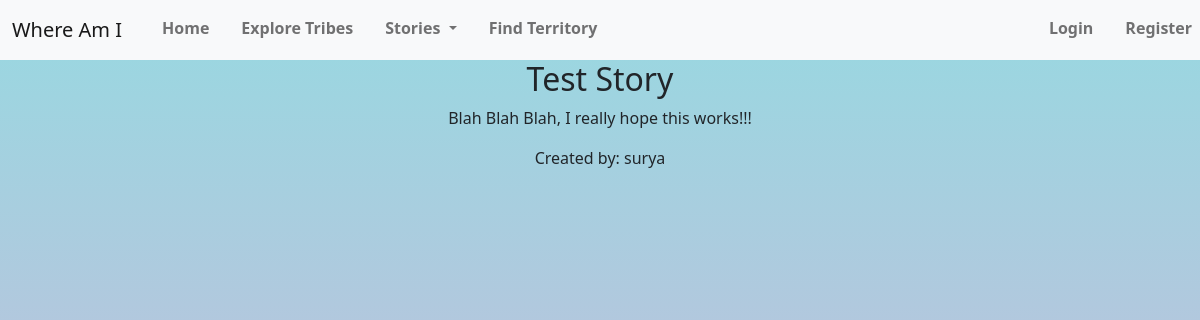
Page /view_stories/ on the earlier database version.
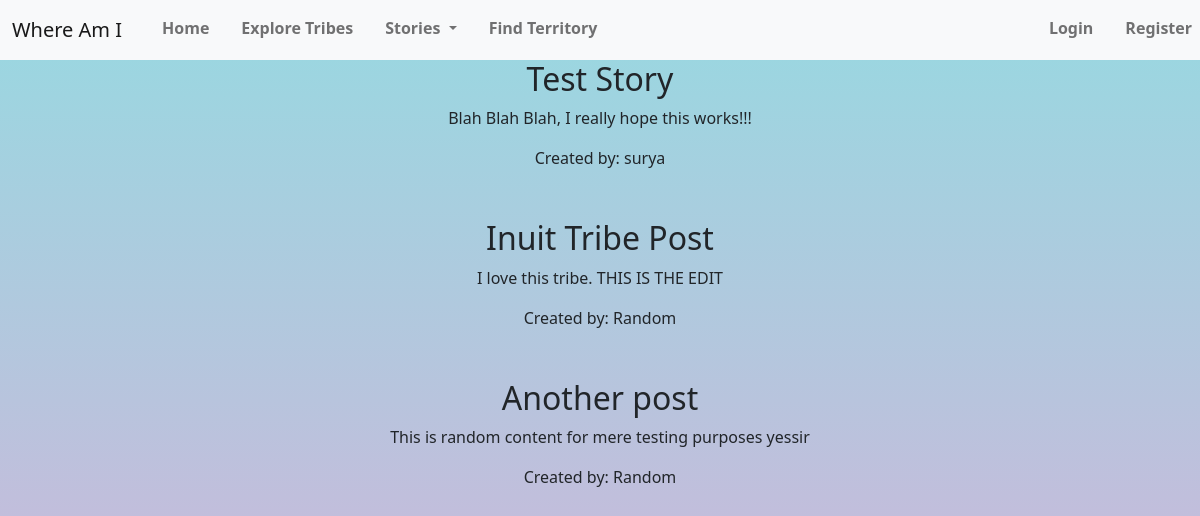
Same page on the later database version.
### app/models.py (models this page shows, shortened)
class Story(models.Model):
    user = models.ForeignKey(User, on_delete=models.CASCADE)
    title = models.CharField(max_length=300)
    content = models.TextField()

### app/views.py (the view)
# urls.py: path("view_stories/", views.view_stories, name="view_stories"),
def view_stories(request):
    username = request.user.username
    stories = Story.objects.all()
    return render(
        request,
        "app/view_stories.html",
        {"stories": stories, "username": username},
    )

### app/templates/app/view_stories.html (shortened to what this page needs)
{% extends "app/layout.html" %}
{% block user_links %}
  {% if username %}
    <a class="nav-link" href="/login">Switch User</a>
    <a class="nav-link" href="/logout">Logout</a>
    <p class="nav-user">Welcome, {{ username }}</h4>
  {% else %}
    <a class="nav-link" href="/login">Login</a>
    <a class="nav-link" href="/register">Register</a>
  {% endif %}
{% endblock user_links %}
{% block body %}
    {% for story in stories %}
      <h2>{{ story.title }}</h2>
      <p> {{ story.content }}</p>
      <p>Created by: {{ story.user }}</p>
    {% endfor %}
{% endblock %}

### app/templates/app/layout.html (shortened to what this page needs)
{% load static %}
<!DOCTYPE html>
<html lang="en">
<head>
    <link href="{% static 'app/exploreTribes.css' %}" rel="stylesheet">
    <link href="{% static 'app/homepage.css' %}" rel="stylesheet">
    <link href="{% static 'app/allTribes.css' %}" rel="stylesheet">
    <link href="{% static 'app/view_closest_territory.css' %}" rel="stylesheet">
    <link href="https://cdn.jsdelivr.net/npm/bootstrap@5.1.0/dist/css/bootstrap.min.css" rel="stylesheet"
>
    <link href='https://api.mapbox.com/mapbox-gl-js/v2.3.1/mapbox-gl.css' rel='stylesheet' />
</head>
<body>
    <nav class="navbar navbar-expand-lg navbar-light bg-light" style="width: 100%;">
        <div class="container-fluid">
            <a class="navbar-brand" href="/">Where Am I</a>
            <div class="collapse navbar-collapse" id="navbarNav">
                <ul class="navbar-nav">
                    <li class="nav-item">
                        <a class="nav-link" aria-current="page" href="/">Home</a>
                    </li>
                    <li class="nav-item">
                        <a class="nav-link" aria-current="page" href="/explore_tribes">Explore Tribes</a>
                    </li>
                    <li class="nav-item dropdown">
                        <a class="nav-link dropdown-toggle" href="#" id="navbarDropdown" role="button"
                            data-bs-toggle="dropdown" aria-expanded="false">
                            Stories
                        </a>
                    </li>
                    <li class="nav-item">
                        <a class="nav-link" href="/view_closest_territory">Find Territory</a>
                    </li>
                </ul>
            </div>
        </div>
        <div class="navbar-nav ms-auto">
            {% block user_links %}
            {% endblock %}
        </div>
    </nav>
    {% block body %}
    {% endblock %}
</body>
</html>

### app/static/app/exploreTribes.css (style rules this page uses)
body { margin: 0; padding: 0; display: flex; align-items: center; justify-content: center; }

### app/static/app/Homepage.css (style rules this page uses)
.nav-link { padding: 0.25rem 0; font-weight: 700; color: rgba(255, 255, 255, 0.5); margin-left: 1rem; border-bottom: 0.25rem solid transparent; }

### app/static/app/allTribes.css (style rules this page uses)
body { margin: 0; padding: 0; display: flex; align-items: center; flex-shrink: 0; justify-content: center; flex-direction: column; }

### app/static/app/view_closest_territory.css (style rules this page uses)
body { margin: 0; height: 100%; background-image: linear-gradient(to top, #d9afd9 0%, #97d9e1 100%); background-repeat: no-repeat; background-size: cover; background-attachment: fixed; }

Differences in the rows shown:
added Story: title "Inuit Tribe Post", content "I love this tribe. THIS IS THE EDIT", user "Random"
added Story: title "Another post", content "This is random content for mere testing purposes yessir", user "Random"
